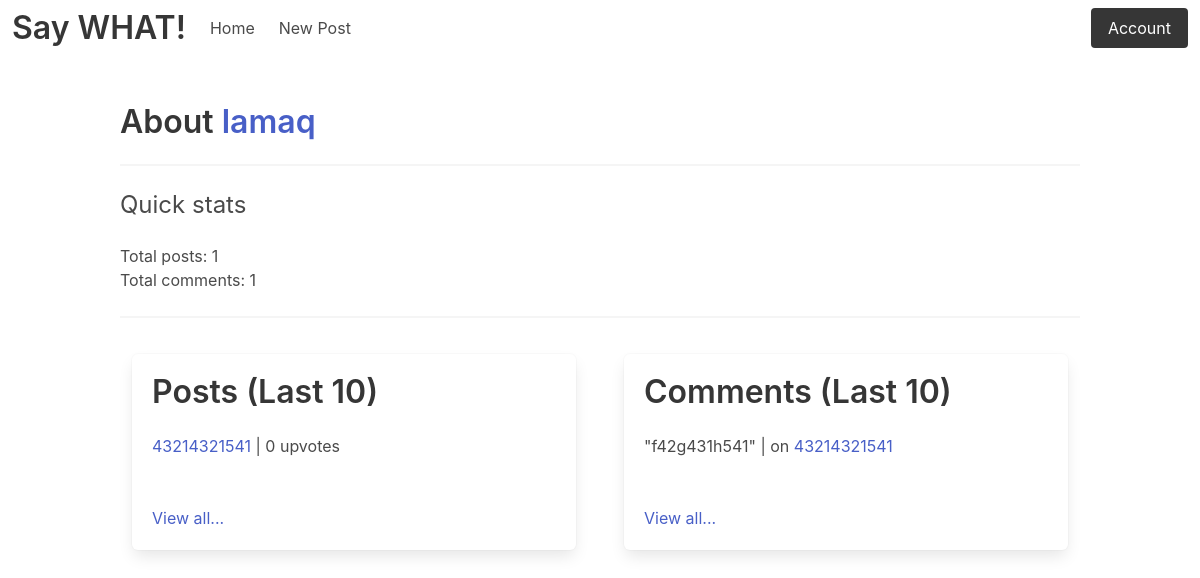
/account/id/2, run on an earlier commit of the app's database.
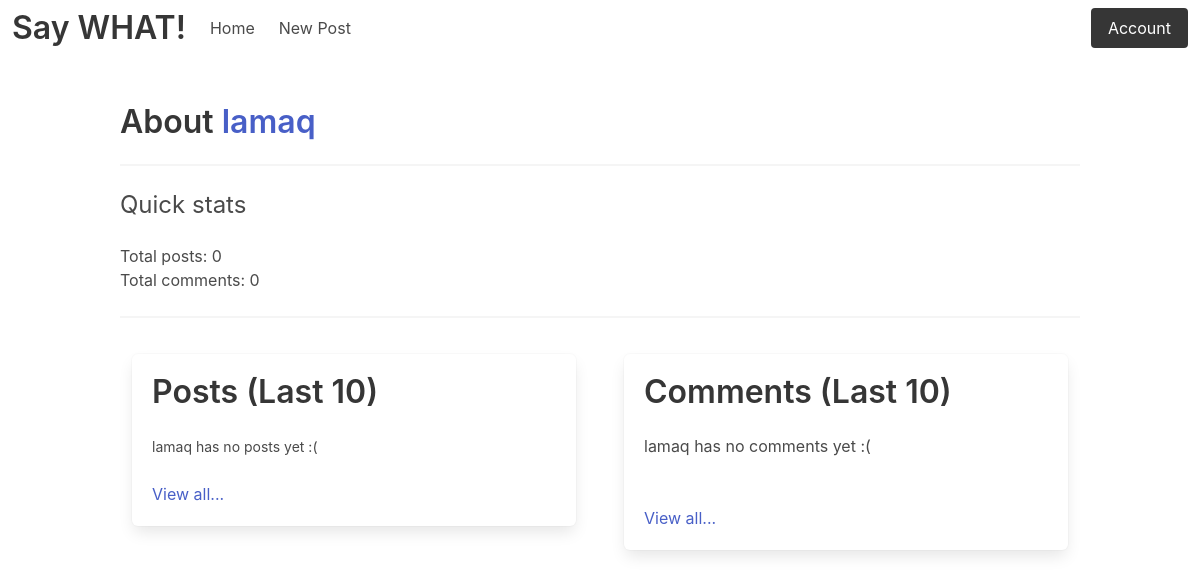
And on a later commit of the database.
### main/models.py (models this page shows, shortened)
class Post(models.Model):
    op = models.ForeignKey(User, on_delete=models.CASCADE, blank=True, null=True)
    title = models.CharField(max_length=100)
    body = models.TextField()
    upvotes = models.ManyToManyField(User, related_name='likes')

class Comment(models.Model):
    post = models.ForeignKey(Post, related_name='comments', on_delete=models.CASCADE)
    user = models.ForeignKey(User, on_delete=models.CASCADE)
    body = models.CharField(max_length=1000)

### accounts/views.py (the view)
# urls.py: path('id/<int:user_id>', views.view_account, name='view_account'),
def view_account(req, user_id):
    try:
        user = User.objects.get(pk=user_id)
        return render(req, 'user.html', {'user': user})
    except Exception as e:
        print_exc()
        return render(req, 'user_not_found.html')

### templates/user.html
{% extends 'loggedin.html' %}
{% block content %}
<br><br>
<div class="container">
    <h1 class="title">About <a>{{user.username}}</a></h1>
    <hr>
    <h1 class="subtitle is-size-4">Quick stats</h1>
    <ul>
        <p>Total posts: {{user.post_set.count}}</p>
        <p>Total comments: {{user.comment_set.count}}</p>
    </ul>
    <hr>
    <div class="columns">
        <div class="column">
            <div class="tile is-parent">
                <div class="tile is-child box">
                    <h1 class="title">Posts (Last 10)</h1>
                    {% for i in user.post_set.all|slice:":10" %}
                        <a href="{% url 'detail' i.pk %}">{{i.title}}</a> | {{i.upvotes.count}} upvotes
                        <br>
                    {% empty %}
                        <small class="is-small">{{user.username}} has no posts yet :(</small>
                    {% endfor %}
                    <br><br>
                    <a href="{% url 'view_posts' user.id %}">View all...</a>
                </div>
            </div>
        </div>
        <div class="column">
            <div class="tile is-parent">
                <div class="tile is-child box">
                    <h1 class="title">Comments (Last 10)</h1>
                    {% for i in user.comment_set.all|slice:":10" %}
                        <p>"{{i.body}}" | on <a href="{% url 'detail' i.post.pk %}">{{i.post.title}}</a></p>
                    {% empty %}
                        <p class="is-small">{{user.username}} has no comments yet :(</p>
                    {% endfor %}
                    <br><br>
                    <a href="{% url 'view_comments' user.id %}">View all...</a>
                </div>
            </div>
        </div>
    </div>
</div>
{% endblock %}

### templates/loggedin.html (shortened to what this page needs)
<!DOCTYPE html>
<html lang="en">
<head>
    <link rel="stylesheet" href="https://cdn.jsdelivr.net/npm/bulma@0.9.1/css/bulma.min.css">
</head>
<body>
    <nav class="navbar">
		<div class="navbar-brand">
			<a href="/" class="navbar-item">
				<h1 class="title has-text-dark">Say WHAT!</h1>
			</a>
		</div>
		<div class="navbar-start">
			<a href='/' class="navbar-item">
				Home
			</a>
			<a href="/newpost" class="navbar-item">
				New Post
			</a>
		</div>
		<div class="navbar-end">
			<div class="navbar-item">
				{% if user.is_authenticated %}
					<div class="buttons">
						<a href="{% url 'view_account' user.id %}" class='button is-dark'>Account</a>
					</div>
				{% endif %}
			</div>
		</div>
	</nav>
    {% if user.is_authenticated %}
        {% block content %}
        {% endblock %}
    {% else %}
        <a href="{% url 'login' %}">Login</a>
        <a href="{% url 'signup' %}">Sign up</a>
    {% endif %}
</body>
</html>

What changed in the data, as far as the page shows it:
removed Post: title "43214321541", upvotes.count "0"
removed Comment: body "f42g431h541", post "43214321541"
Also different on the page:
{{ user.post_set.count }}: "1" → "0"
{{ user.comment_set.count }}: "1" → "0"
{{ user.username }}: (not shown) → "lamaq"
text now shown: "has no posts yet :( has no comments yet :("
